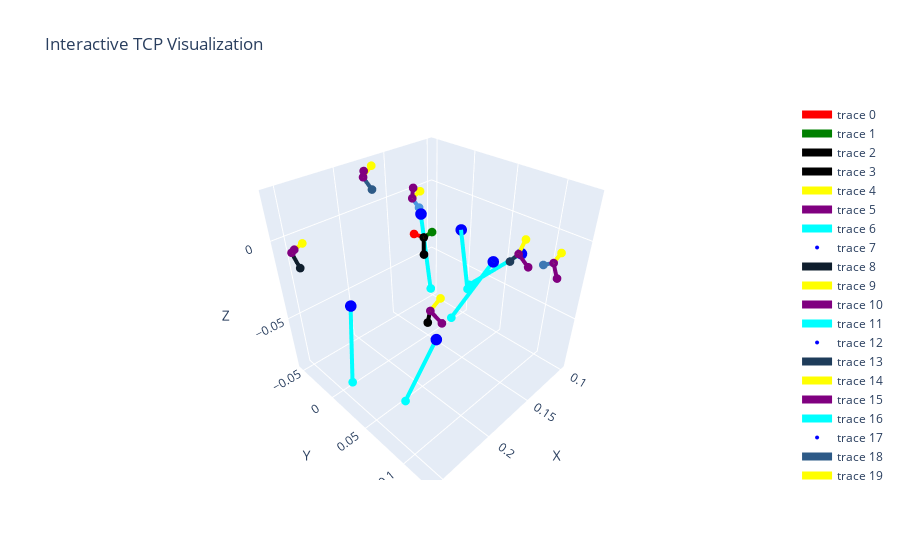

This figure's notebook cell:
### Code cell
import plotly.graph_objects as go
from scipy.spatial.transform import Rotation as R

def arrow(start, vec, color):
    return go.Scatter3d(
        x=[start[0], start[0] + vec[0]],
        y=[start[1], start[1] + vec[1]],
        z=[start[2], start[2] + vec[2]],
        mode="lines+markers",
        line=dict(color=color, width=8),
        marker=dict(size=3, color=color),
    )

fig = go.Figure()

# Axes
fig.add_trace(arrow(origin, u * 0.01, "red"))
fig.add_trace(arrow(origin, v * 0.01, "green"))
fig.add_trace(arrow(origin, normal * 0.01, "black"))

# pose positions
for i,s  in enumerate(poses):
    pos = np.array([s["ee.x"], s["ee.y"], s["ee.z"]])
    rot = np.array([s["ee.wx"], s["ee.wy"], s["ee.wz"]])
    rot = R.from_euler('xyz', rot)
    R_matrix = rot.as_matrix()
    x_axis = R_matrix[:, 0]  # End-effector X axis in base frame
    y_axis = R_matrix[:, 1]  # End-effector Y axis
    z_axis = R_matrix[:, 2]  # End-effector Z axis

    line_color = f"rgb({i*15%255}, {i*30%255}, {i*45%255})"
    fig.add_trace(arrow(pos, z_axis * 0.01, line_color))
    fig.add_trace(arrow(pos, x_axis * 0.01, "yellow"))
    fig.add_trace(arrow(pos, y_axis * 0.01, "purple"))
    # --- Define rotation of +20° (in radians) about local x-axis ---
    angle_deg = -35
    angle_rad = np.deg2rad(angle_deg)
    R_local = R.from_rotvec(y_axis * angle_rad)  # rotate around local x-axis

    # --- Apply this local rotation to z-axis ---
    z_axis_rotated = R_local.apply(z_axis)

    #move along x_axis by 0.02m
    pos = pos + x_axis * 0.02
    pos = pos + z_axis * 0.05  # lift a bit
    fig.add_trace(arrow(pos, z_axis_rotated * 0.05, "cyan"))

    fig.add_trace(
        go.Scatter3d(
            x=[pos[0]],
            y=[pos[1]],
            z=[pos[2]],
            mode="markers",
            marker=dict(size=4, color="blue"),
        )
    )

# Layout
fig.update_layout(
    scene=dict(
        xaxis_title="X", yaxis_title="Y", zaxis_title="Z",
        aspectmode="cube"
    ),
    title="Interactive TCP Visualization",
)
fig.show()

### Figure 1 — Plotly figure (JSON) as saved in the notebook; plotly's stock layout.template omitted (floating-point values rounded to 4 significant figures)
{"data": [{"line": {"color": "red", "width": 8}, "marker": {"color": "red", "size": 3}, "mode": "lines+markers", "x": [0.1821, 0.1837], "y": [0.0328, 0.02292], "z": [0.002429, 0.002526], "type": "scatter3d"}, {"line": {"color": "green", "width": 8}, "marker": {"color": "green", "size": 3}, "mode": "lines+markers", "x": [0.1821, 0.1722], "y": [0.0328, 0.03126], "z": [0.002429, 0.002537], "type": "scatter3d"}, {"line": {"color": "black", "width": 8}, "marker": {"color": "black", "size": 3}, "mode": "lines+markers", "x": [0.1821, 0.182], "y": [0.0328, 0.03269], "z": [0.002429, -0.00757], "type": "scatter3d"}, {"line": {"color": "rgb(0, 0, 0)", "width": 8}, "marker": {"color": "rgb(0, 0, 0)", "size": 3}, "mode": "lines+markers", "x": [0.2332, 0.2313], "y": [0.09913, 0.09436], "z": [-0.002705, -0.01129], "type": "scatter3d"}, {"line": {"color": "yellow", "width": 8}, "marker": {"color": "yellow", "size": 3}, "mode": "lines+markers", "x": [0.2332, 0.2236], "y": [0.09913, 0.09812], "z": [-0.002705, -5.382e-05], "type": "scatter3d"}, {"line": {"color": "purple", "width": 8}, "marker": {"color": "purple", "size": 3}, "mode": "lines+markers", "x": [0.2332, 0.2311], "y": [0.09913, 0.1079], "z": [-0.002705, -0.007088], "type": "scatter3d"}, {"line": {"color": "cyan", "width": 8}, "marker": {"color": "cyan", "size": 3}, "mode": "lines+markers", "x": [0.2047, 0.2245], "y": [0.07326, 0.05664], "z": [-0.04035, -0.08313], "type": "scatter3d"}, {"marker": {"color": "blue", "size": 4}, "mode": "markers", "x": [0.2047], "y": [0.07326], "z": [-0.04035], "type": "scatter3d"}, {"line": {"color": "rgb(15, 30, 45)", "width": 8}, "marker": {"color": "rgb(15, 30, 45)", "size": 3}, "mode": "lines+markers", "x": [0.2548, 0.2524], "y": [-0.03878, -0.03425], "z": [-0.003551, -0.01214], "type": "scatter3d"}, {"line": {"color": "yellow", "width": 8}, "marker": {"color": "yellow", "size": 3}, "mode": "lines+markers", "x": [0.2548, 0.2452], "y": [-0.03878, -0.03871], "z": [-0.003551, -0.0008464], "type": "scatter3d"}, {"line": {"color": "purple", "width": 8}, "marker": {"color": "purple", "size": 3}, "mode": "lines+markers", "x": [0.2548, 0.2561], "y": [-0.03878, -0.02986], "z": [-0.003551, 0.000794], "type": "scatter3d"}, {"line": {"color": "cyan", "width": 8}, "marker": {"color": "cyan", "size": 3}, "mode": "lines+markers", "x": [0.2236, 0.2415], "y": [-0.016, 0.002366], "z": [-0.0411, -0.08404], "type": "scatter3d"}, {"marker": {"color": "blue", "size": 4}, "mode": "markers", "x": [0.2236], "y": [-0.016], "z": [-0.0411], "type": "scatter3d"}, {"line": {"color": "rgb(30, 60, 90)", "width": 8}, "marker": {"color": "rgb(30, 60, 90)", "size": 3}, "mode": "lines+markers", "x": [0.172, 0.1706], "y": [0.1186, 0.1109], "z": [0.01165, 0.005403], "type": "scatter3d"}, {"line": {"color": "yellow", "width": 8}, "marker": {"color": "yellow", "size": 3}, "mode": "lines+markers", "x": [0.172, 0.1632], "y": [0.1186, 0.1167], "z": [0.01165, 0.016], "type": "scatter3d"}, {"line": {"color": "purple", "width": 8}, "marker": {"color": "purple", "size": 3}, "mode": "lines+markers", "x": [0.172, 0.1675], "y": [0.1186, 0.1247], "z": [0.01165, 0.005165], "type": "scatter3d"}, {"line": {"color": "cyan", "width": 8}, "marker": {"color": "cyan", "size": 3}, "mode": "lines+markers", "x": [0.1473, 0.1667], "y": [0.0764, 0.05042], "z": [-0.01088, -0.04894], "type": "scatter3d"}, {"marker": {"color": "blue", "size": 4}, "mode": "markers", "x": [0.1473], "y": [0.0764], "z": [-0.01088], "type": "scatter3d"}, {"line": {"color": "rgb(45, 90, 135)", "width": 8}, "marker": {"color": "rgb(45, 90, 135)", "size": 3}, "mode": "lines+markers", "x": [0.1767, 0.1732], "y": [-0.05239, -0.04584], "z": [0.01853, 0.01183], "type": "scatter3d"}, {"line": {"color": "yellow", "width": 8}, "marker": {"color": "yellow", "size": 3}, "mode": "lines+markers", "x": [0.1767, 0.1681], "y": [-0.05239, -0.0518], "z": [0.01853, 0.0236], "type": "scatter3d"}, {"line": {"color": "purple", "width": 8}, "marker": {"color": "purple", "size": 3}, "mode": "lines+markers", "x": [0.1767, 0.1805], "y": [-0.05239, -0.04486], "z": [0.01853, 0.02395], "type": "scatter3d"}, {"line": {"color": "cyan", "width": 8}, "marker": {"color": "cyan", "size": 3}, "mode": "lines+markers", "x": [0.142, 0.1523], "y": [-0.01843, 0.006707], "z": [-0.00478, -0.04675], "type": "scatter3d"}, {"marker": {"color": "blue", "size": 4}, "mode": "markers", "x": [0.142], "y": [-0.01843], "z": [-0.00478], "type": "scatter3d"}, {"line": {"color": "rgb(60, 120, 180)", "width": 8}, "marker": {"color": "rgb(60, 120, 180)", "size": 3}, "mode": "lines+markers", "x": [0.1317, 0.131], "y": [0.1227, 0.1135], "z": [-0.004078, -0.007839], "type": "scatter3d"}, {"line": {"color": "yellow", "width": 8}, "marker": {"color": "yellow", "size": 3}, "mode": "lines+markers", "x": [0.1317, 0.1221], "y": [0.1227, 0.1223], "z": [-0.004078, -0.001303], "type": "scatter3d"}, {"line": {"color": "purple", "width": 8}, "marker": {"color": "purple", "size": 3}, "mode": "lines+markers", "x": [0.1317, 0.1289], "y": [0.1227, 0.1265], "z": [-0.004078, -0.01292], "type": "scatter3d"}, {"line": {"color": "cyan", "width": 8}, "marker": {"color": "cyan", "size": 3}, "mode": "lines+markers", "x": [0.1092, 0.134], "y": [0.0756, 0.03902], "z": [-0.01733, -0.04069], "type": "scatter3d"}, {"marker": {"color": "blue", "size": 4}, "mode": "markers", "x": [0.1092], "y": [0.0756], "z": [-0.01733], "type": "scatter3d"}, {"line": {"color": "rgb(75, 150, 225)", "width": 8}, "marker": {"color": "rgb(75, 150, 225)", "size": 3}, "mode": "lines+markers", "x": [0.1243, 0.1232], "y": [-0.05244, -0.04375], "z": [-0.005269, -0.01009], "type": "scatter3d"}, {"line": {"color": "yellow", "width": 8}, "marker": {"color": "yellow", "size": 3}, "mode": "lines+markers", "x": [0.1243, 0.1147], "y": [-0.05244, -0.05214], "z": [-0.005269, -0.002485], "type": "scatter3d"}, {"line": {"color": "purple", "width": 8}, "marker": {"color": "purple", "size": 3}, "mode": "lines+markers", "x": [0.1243, 0.1268], "y": [-0.05244, -0.04749], "z": [-0.005269, 0.003036], "type": "scatter3d"}, {"line": {"color": "cyan", "width": 8}, "marker": {"color": "cyan", "size": 3}, "mode": "lines+markers", "x": [0.09944, 0.1224], "y": [-0.00841, 0.02631], "z": [-0.02382, -0.05157], "type": "scatter3d"}, {"marker": {"color": "blue", "size": 4}, "mode": "markers", "x": [0.09944], "y": [-0.00841], "z": [-0.02382], "type": "scatter3d"}], "layout": {"scene": {"xaxis": {"title": {"text": "X"}}, "yaxis": {"title": {"text": "Y"}}, "zaxis": {"title": {"text": "Z"}}, "aspectmode": "cube"}, "title": {"text": "Interactive TCP Visualization"}}}
